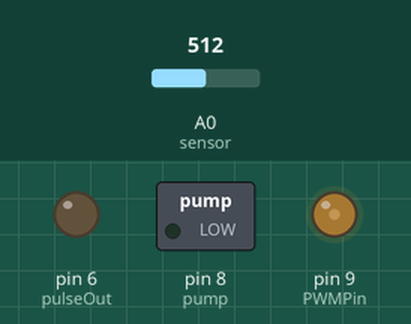
A sketch run on a simulated Arduino Uno, built with avr-gcc and run on an emulated ATmega328P. On the bench: switched loads named in the sketch (green lamp = pin HIGH), output pins drawn as LEDs (lit = HIGH). Dashed ring = blinking. The inputs (shaded band) are chosen by the test bench; at power-on: A0 (sensor) = 512.

Above: at 1.2 s.
1.3 s: A0 (sensor) set to 1023
At 2.3 s:
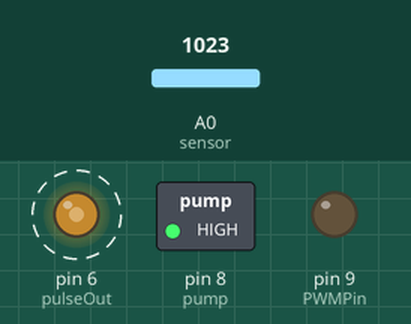
4.3 s: A0 (sensor) set to 1008
At 5.3 s:
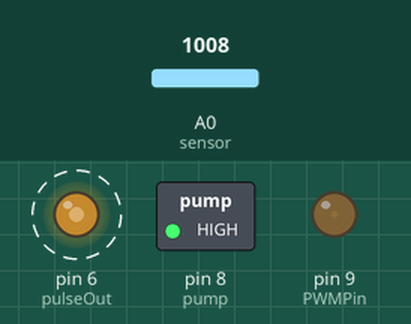
7.3 s: A0 (sensor) set to 992
At 8.3 s:
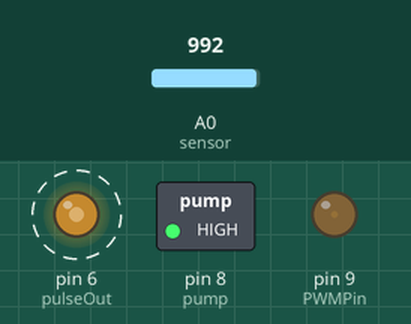
10.3 s: A0 (sensor) set to 967
At 11.0 s:
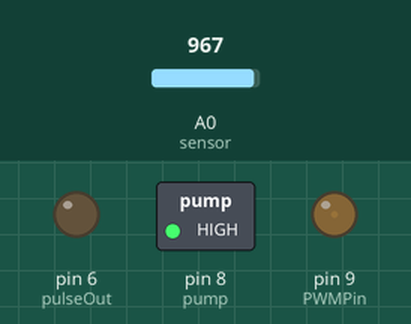
11.8 s: A0 (sensor) set to 900
At 12.6 s:
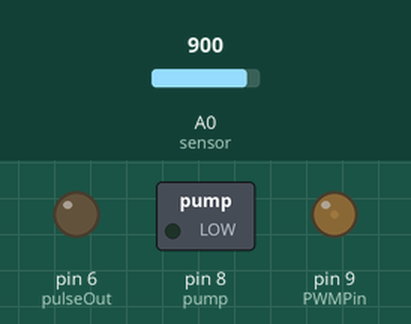
Timing chart, 0 to 14.3 s (numbered marks = the images above; inputs shaded):
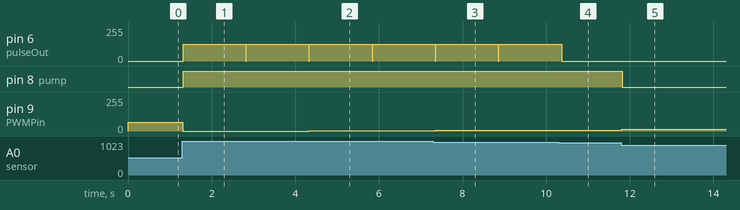

Measured:
- the behaviour switches between 985 and 984 on A0 (sensor) (found by bisection; images 3 and 4)
- after the input at 1.3 s, pin 6 (pulseOut): 0/255 → 127/255 at once; pin 8 (pump): LOW → HIGH at once; pin 9 (PWMPin): 66/255 → 0/255 at once
- after the input at 4.3 s, pin 9 (PWMPin): 0/255 → 1/255 at once
- after the input at 7.3 s, pin 9 (PWMPin): 1/255 → 4/255 after 0.05 s
- after the input at 10.3 s, pin 6 (pulseOut): goes on until 10.4 s, then stays 0/255; pin 9 (PWMPin): 4/255 → 7/255 after 0.07 s
- after the input at 11.8 s, pin 8 (pump): HIGH → LOW at once; pin 9 (PWMPin): 7/255 → 15/255 at once

The sketch:

Hygrometer_test.ino.ino
```cpp
//#include <Wire.h>
//#include <LiquidCrystal_I2C.h>
//#include <SoftwareSerial.h>


float humidity  = 0;
int raw;
int control;

const int sensor = A0;
const int PWMPin = 9;
const int pump = 8;
const int pulseOut = 6;
int PWMOn = 127;
int PWMOff = 0;

void setup() {
  pinMode(pump, OUTPUT);
  digitalWrite (pump, LOW);
  humidity = 100.0;
  //  Serial.begin(9600);
}

void loop() {

    raw = analogRead(sensor);
    humidity = map(raw, 1023, 250, 0, 100);
    control = constrain(humidity, 0, 255);
    analogWrite(PWMPin, control);
    delay(10);

    if (humidity < 10.0) {
      digitalWrite (pump, HIGH);
    } else {
      digitalWrite (pump, LOW);
    }
    if (humidity < 5.0) {
      beep(3, 500);
    }

}

void beep(int repeat, int time) {
  for (int i = 0; i < repeat; i++) {
    analogWrite(pulseOut, PWMOn);
    delay(time);
    analogWrite(pulseOut, PWMOff);
  }
}
```
